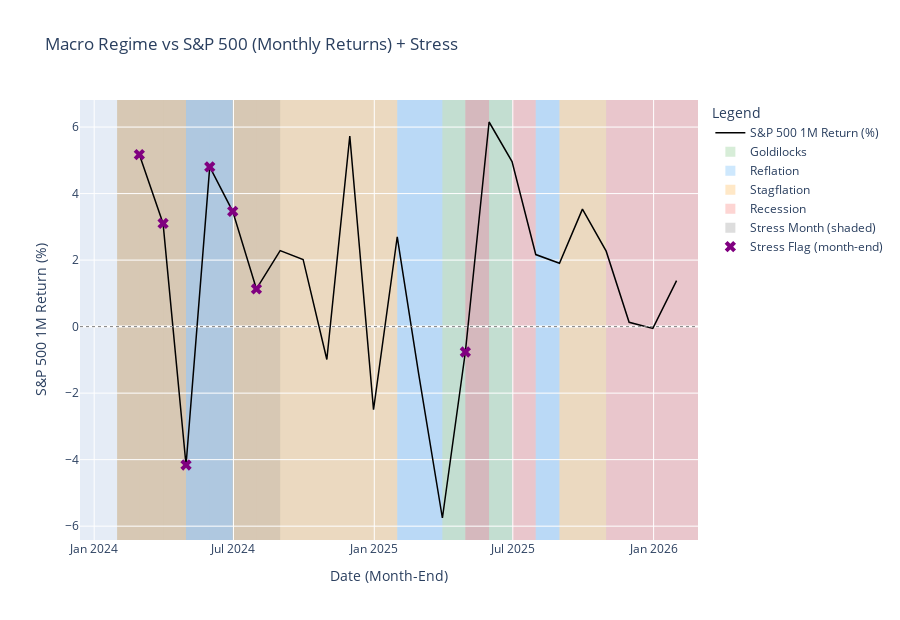

The notebook cell this image was saved under:
### Code cell
# Macro Regime vs SPX (Monthly Returns) + Stress shading (FULL CODE)

import pandas as pd
import numpy as np

import yfinance as yf
import plotly.graph_objects as go
from plotly.subplots import make_subplots


# ============================
# 0) INPUT CHECK
# ============================
# Assumes you already have a DataFrame named `df` that includes:
#   - date (YYYY-MM-DD or datetime)
#   - regime_id (1~4)
#   - stress_flag (bool or 'true'/'false' etc)
# Optional:
#   - regime_label
#   - stress_score
#
# Example: df = pd.read_csv("macro_regime.csv")

if "df" not in locals() or "date" not in df.columns:
    raise RuntimeError("먼저 df를 준비해주세요. df에는 최소 date, regime_id, stress_flag 컬럼이 필요합니다.")

required_cols = {"date", "regime_id", "stress_flag"}
missing = required_cols - set(df.columns)
if missing:
    raise RuntimeError(f"df에 필요한 컬럼이 없습니다: {sorted(list(missing))}")


# ============================
# 1) PREP REGIME DATA (MONTH-END ALIGN)
# ============================
viz_df = df.copy()
viz_df["date"] = pd.to_datetime(viz_df["date"])
viz_df = viz_df.sort_values("date")

# month-end timestamp index
viz_df["date_me"] = viz_df["date"].dt.to_period("M").dt.to_timestamp("M")
viz_df = viz_df.drop_duplicates(subset=["date_me"]).set_index("date_me").sort_index()

start_date_viz = viz_df.index.min()
end_date_viz = viz_df.index.max()

# robust boolean parsing (handles True/False, "true"/"false", 1/0, etc.)
stress_bool = viz_df["stress_flag"].astype(str).str.lower().isin(["true", "1", "t", "yes", "y"])


# ============================
# 2) FETCH SPX DAILY -> MONTH-END -> MONTHLY RETURNS
# ============================
print(f"Fetching SPX (^GSPC) daily from {start_date_viz.date()} to {end_date_viz.date()}...")
spx = yf.download("^GSPC", start=start_date_viz, end=end_date_viz + pd.Timedelta(days=1), progress=False)

if spx.empty:
    raise RuntimeError("yfinance에서 ^GSPC 데이터를 가져오지 못했습니다.")

# handle multiindex columns (yfinance changes)
if isinstance(spx.columns, pd.MultiIndex):
    spx_close_daily = spx["Close"].iloc[:, 0]
else:
    spx_close_daily = spx["Close"]

spx_close_me = spx_close_daily.resample("M").last()
spx_ret_1m = spx_close_me.pct_change()  # decimal
spx_ret_1m.name = "spx_ret_1m"

# align indexes
common_idx = viz_df.index.intersection(spx_ret_1m.index)
viz_df = viz_df.loc[common_idx]
stress_bool = stress_bool.loc[common_idx]
spx_close_me = spx_close_me.loc[common_idx]
spx_ret_1m = spx_ret_1m.loc[common_idx]

print(f"Aligned months: {len(common_idx)} | Stress months: {int(stress_bool.sum())}")


# ============================
# 3) PLOT SETTINGS
# ============================
has_stress_score = "stress_score" in viz_df.columns

fig = make_subplots(
    rows=2 if has_stress_score else 1,
    cols=1,
    shared_xaxes=True,
    vertical_spacing=0.06,
    row_heights=[0.70, 0.30] if has_stress_score else [1.0],
)

# regime colors
regime_colors = {
    1: "rgba(76, 175, 80, 0.22)",   # Goldilocks
    2: "rgba(33, 150, 243, 0.22)",  # Reflation
    3: "rgba(255, 152, 0, 0.22)",   # Stagflation
    4: "rgba(244, 67, 54, 0.22)",   # Recession
}
regime_labels = {
    1: "Goldilocks",
    2: "Reflation",
    3: "Stagflation",
    4: "Recession",
}

# optional toggles
SHOW_STRESS_MARKERS = True   # X marker on return line
SHOW_STRESS_SHADING = True   # gray shading on stress months


# ============================
# 4) MAIN TRACE: SPX MONTHLY RETURN
# ============================
fig.add_trace(
    go.Scatter(
        x=spx_ret_1m.index,
        y=spx_ret_1m * 100.0,
        name="S&P 500 1M Return (%)",
        line=dict(color="black", width=1.5),
    ),
    row=1, col=1
)
fig.add_hline(y=0, line_width=1, line_dash="dot", line_color="gray", row=1, col=1)


# ============================
# 5) LEGENDS (invisible markers for regime & stress shading)
# ============================
for r_id, color in regime_colors.items():
    fig.add_trace(
        go.Scatter(
            x=[None], y=[None],
            mode="markers",
            marker=dict(size=10, color=color, symbol="square"),
            name=regime_labels.get(r_id, f"Regime {r_id}"),
            showlegend=True
        ),
        row=1, col=1
    )

# stress shading legend entry (invisible)
fig.add_trace(
    go.Scatter(
        x=[None], y=[None],
        mode="markers",
        marker=dict(size=10, color="rgba(120,120,120,0.25)", symbol="square"),
        name="Stress Month (shaded)",
        showlegend=True
    ),
    row=1, col=1
)

# stress marker legend entry (invisible)
fig.add_trace(
    go.Scatter(
        x=[None], y=[None],
        mode="markers",
        marker=dict(size=10, color="purple", symbol="x"),
        name="Stress Flag (month-end)",
        showlegend=True
    ),
    row=1, col=1
)


# ============================
# 6) BACKGROUND: REGIME VRECTS (month-accurate)
# ============================
viz_df["_grp_regime"] = (viz_df["regime_id"] != viz_df["regime_id"].shift()).cumsum()

for _, g in viz_df.groupby("_grp_regime"):
    r_id = int(g["regime_id"].iloc[0])
    x0 = g.index.min()
    # cover until next month-end (exclusive 느낌)
    x1 = g.index.max() + pd.offsets.MonthEnd(1)

    # row 1
    fig.add_vrect(
        x0=x0, x1=x1,
        fillcolor=regime_colors.get(r_id, "rgba(0,0,0,0.05)"),
        layer="below",
        line_width=0,
        row=1, col=1
    )
    # row 2 (if stress_score panel exists)
    if has_stress_score:
        fig.add_vrect(
            x0=x0, x1=x1,
            fillcolor=regime_colors.get(r_id, "rgba(0,0,0,0.05)"),
            layer="below",
            line_width=0,
            row=2, col=1
        )


# ============================
# 7) STRESS SHADING (month-by-month gray overlay)
# ============================
if SHOW_STRESS_SHADING:
    stress_months = viz_df.index[stress_bool]
    for d in stress_months:
        x0 = d
        x1 = d + pd.offsets.MonthEnd(1)  # next month-end
        # overlay on top of regime shading but still below traces
        fig.add_vrect(
            x0=x0, x1=x1,
            fillcolor="rgba(120,120,120,0.18)",
            layer="below",
            line_width=0,
            row=1, col=1
        )
        if has_stress_score:
            fig.add_vrect(
                x0=x0, x1=x1,
                fillcolor="rgba(120,120,120,0.18)",
                layer="below",
                line_width=0,
                row=2, col=1
            )


# ============================
# 8) STRESS MARKERS (X on monthly return)
# ============================
if SHOW_STRESS_MARKERS:
    stress_points = viz_df.loc[stress_bool]
    if not stress_points.empty:
        stress_y = spx_ret_1m.loc[stress_points.index] * 100.0
        fig.add_trace(
            go.Scatter(
                x=stress_points.index,
                y=stress_y,
                mode="markers",
                marker=dict(size=10, color="purple", symbol="x"),
                name="Stress Flag (month-end)",
                showlegend=False  # legend already added as invisible entry
            ),
            row=1, col=1
        )


# ============================
# 9) OPTIONAL: STRESS SCORE PANEL
# ============================
if has_stress_score:
    fig.add_trace(
        go.Scatter(
            x=viz_df.index,
            y=viz_df["stress_score"],
            name="stress_score",
            line=dict(width=1.5),
        ),
        row=2, col=1
    )
    # threshold guide (adjust if your rule differs)
    fig.add_hline(y=1.0, line_width=1, line_dash="dot", line_color="gray", row=2, col=1)
    fig.update_yaxes(title_text="stress_score", row=2, col=1)


# ============================
# 10) LAYOUT
# ============================
fig.update_layout(
    title="Macro Regime vs S&P 500 (Monthly Returns) + Stress",
    height=780 if has_stress_score else 620,
    hovermode="x unified",
    legend_title="Legend",
)

fig.update_xaxes(title_text="Date (Month-End)")
fig.update_yaxes(title_text="S&P 500 1M Return (%)", row=1, col=1)

fig.show()

### Figure 1 — Plotly figure (JSON) as saved in the notebook; plotly's stock layout.template omitted (floating-point values rounded to 4 significant figures)
{"data": [{"line": {"color": "black", "width": 1.5}, "name": "S&P 500 1M Return (%)", "type": "scatter", "x": ["2024-01-31T00:00:00.000000000", "2024-02-29T00:00:00.000000000", "2024-03-31T00:00:00.000000000", "2024-04-30T00:00:00.000000000", "2024-05-31T00:00:00.000000000", "2024-06-30T00:00:00.000000000", "2024-07-31T00:00:00.000000000", "2024-08-31T00:00:00.000000000", "2024-09-30T00:00:00.000000000", "2024-10-31T00:00:00.000000000", "2024-11-30T00:00:00.000000000", "2024-12-31T00:00:00.000000000", "2025-01-31T00:00:00.000000000", "2025-02-28T00:00:00.000000000", "2025-03-31T00:00:00.000000000", "2025-04-30T00:00:00.000000000", "2025-05-31T00:00:00.000000000", "2025-06-30T00:00:00.000000000", "2025-07-31T00:00:00.000000000", "2025-08-31T00:00:00.000000000", "2025-09-30T00:00:00.000000000", "2025-10-31T00:00:00.000000000", "2025-11-30T00:00:00.000000000", "2025-12-31T00:00:00.000000000", "2026-01-31T00:00:00.000000000"], "xaxis": "x", "y": [NaN, 5.172, 3.102, -4.162, 4.802, 3.467, 1.132, 2.283, 2.02, -0.9897, 5.73, -2.499, 2.702, -1.424, -5.754, -0.7625, 6.152, 4.961, 2.167, 1.907, 3.532, 2.269, 0.13, -0.05241, 1.381], "yaxis": "y"}, {"marker": {"color": "rgba(76, 175, 80, 0.22)", "size": 10, "symbol": "square"}, "mode": "markers", "name": "Goldilocks", "showlegend": true, "type": "scatter", "x": [null], "xaxis": "x", "y": [null], "yaxis": "y"}, {"marker": {"color": "rgba(33, 150, 243, 0.22)", "size": 10, "symbol": "square"}, "mode": "markers", "name": "Reflation", "showlegend": true, "type": "scatter", "x": [null], "xaxis": "x", "y": [null], "yaxis": "y"}, {"marker": {"color": "rgba(255, 152, 0, 0.22)", "size": 10, "symbol": "square"}, "mode": "markers", "name": "Stagflation", "showlegend": true, "type": "scatter", "x": [null], "xaxis": "x", "y": [null], "yaxis": "y"}, {"marker": {"color": "rgba(244, 67, 54, 0.22)", "size": 10, "symbol": "square"}, "mode": "markers", "name": "Recession", "showlegend": true, "type": "scatter", "x": [null], "xaxis": "x", "y": [null], "yaxis": "y"}, {"marker": {"color": "rgba(120,120,120,0.25)", "size": 10, "symbol": "square"}, "mode": "markers", "name": "Stress Month (shaded)", "showlegend": true, "type": "scatter", "x": [null], "xaxis": "x", "y": [null], "yaxis": "y"}, {"marker": {"color": "purple", "size": 10, "symbol": "x"}, "mode": "markers", "name": "Stress Flag (month-end)", "showlegend": true, "type": "scatter", "x": [null], "xaxis": "x", "y": [null], "yaxis": "y"}, {"marker": {"color": "purple", "size": 10, "symbol": "x"}, "mode": "markers", "name": "Stress Flag (month-end)", "showlegend": false, "type": "scatter", "x": ["2024-01-31T00:00:00.000000000", "2024-02-29T00:00:00.000000000", "2024-03-31T00:00:00.000000000", "2024-04-30T00:00:00.000000000", "2024-05-31T00:00:00.000000000", "2024-06-30T00:00:00.000000000", "2024-07-31T00:00:00.000000000", "2025-04-30T00:00:00.000000000"], "xaxis": "x", "y": [NaN, 5.172, 3.102, -4.162, 4.802, 3.467, 1.132, -0.7625], "yaxis": "y"}], "layout": {"height": 620, "hovermode": "x unified", "legend": {"title": {"text": "Legend"}}, "shapes": [{"line": {"color": "gray", "dash": "dot", "width": 1}, "type": "line", "x0": 0, "x1": 1, "xref": "x domain", "y0": 0, "y1": 0, "yref": "y"}, {"fillcolor": "rgba(255, 152, 0, 0.22)", "layer": "below", "line": {"width": 0}, "type": "rect", "x0": "2024-01-31T00:00:00", "x1": "2024-04-30T00:00:00", "xref": "x", "y0": 0, "y1": 1, "yref": "y domain"}, {"fillcolor": "rgba(33, 150, 243, 0.22)", "layer": "below", "line": {"width": 0}, "type": "rect", "x0": "2024-04-30T00:00:00", "x1": "2024-06-30T00:00:00", "xref": "x", "y0": 0, "y1": 1, "yref": "y domain"}, {"fillcolor": "rgba(255, 152, 0, 0.22)", "layer": "below", "line": {"width": 0}, "type": "rect", "x0": "2024-06-30T00:00:00", "x1": "2025-01-31T00:00:00", "xref": "x", "y0": 0, "y1": 1, "yref": "y domain"}, {"fillcolor": "rgba(33, 150, 243, 0.22)", "layer": "below", "line": {"width": 0}, "type": "rect", "x0": "2025-01-31T00:00:00", "x1": "2025-03-31T00:00:00", "xref": "x", "y0": 0, "y1": 1, "yref": "y domain"}, {"fillcolor": "rgba(76, 175, 80, 0.22)", "layer": "below", "line": {"width": 0}, "type": "rect", "x0": "2025-03-31T00:00:00", "x1": "2025-04-30T00:00:00", "xref": "x", "y0": 0, "y1": 1, "yref": "y domain"}, {"fillcolor": "rgba(244, 67, 54, 0.22)", "layer": "below", "line": {"width": 0}, "type": "rect", "x0": "2025-04-30T00:00:00", "x1": "2025-05-31T00:00:00", "xref": "x", "y0": 0, "y1": 1, "yref": "y domain"}, {"fillcolor": "rgba(76, 175, 80, 0.22)", "layer": "below", "line": {"width": 0}, "type": "rect", "x0": "2025-05-31T00:00:00", "x1": "2025-06-30T00:00:00", "xref": "x", "y0": 0, "y1": 1, "yref": "y domain"}, {"fillcolor": "rgba(244, 67, 54, 0.22)", "layer": "below", "line": {"width": 0}, "type": "rect", "x0": "2025-06-30T00:00:00", "x1": "2025-07-31T00:00:00", "xref": "x", "y0": 0, "y1": 1, "yref": "y domain"}, {"fillcolor": "rgba(33, 150, 243, 0.22)", "layer": "below", "line": {"width": 0}, "type": "rect", "x0": "2025-07-31T00:00:00", "x1": "2025-08-31T00:00:00", "xref": "x", "y0": 0, "y1": 1, "yref": "y domain"}, {"fillcolor": "rgba(255, 152, 0, 0.22)", "layer": "below", "line": {"width": 0}, "type": "rect", "x0": "2025-08-31T00:00:00", "x1": "2025-10-31T00:00:00", "xref": "x", "y0": 0, "y1": 1, "yref": "y domain"}, {"fillcolor": "rgba(244, 67, 54, 0.22)", "layer": "below", "line": {"width": 0}, "type": "rect", "x0": "2025-10-31T00:00:00", "x1": "2026-02-28T00:00:00", "xref": "x", "y0": 0, "y1": 1, "yref": "y domain"}, {"fillcolor": "rgba(120,120,120,0.18)", "layer": "below", "line": {"width": 0}, "type": "rect", "x0": "2024-01-31T00:00:00", "x1": "2024-02-29T00:00:00", "xref": "x", "y0": 0, "y1": 1, "yref": "y domain"}, {"fillcolor": "rgba(120,120,120,0.18)", "layer": "below", "line": {"width": 0}, "type": "rect", "x0": "2024-02-29T00:00:00", "x1": "2024-03-31T00:00:00", "xref": "x", "y0": 0, "y1": 1, "yref": "y domain"}, {"fillcolor": "rgba(120,120,120,0.18)", "layer": "below", "line": {"width": 0}, "type": "rect", "x0": "2024-03-31T00:00:00", "x1": "2024-04-30T00:00:00", "xref": "x", "y0": 0, "y1": 1, "yref": "y domain"}, {"fillcolor": "rgba(120,120,120,0.18)", "layer": "below", "line": {"width": 0}, "type": "rect", "x0": "2024-04-30T00:00:00", "x1": "2024-05-31T00:00:00", "xref": "x", "y0": 0, "y1": 1, "yref": "y domain"}, {"fillcolor": "rgba(120,120,120,0.18)", "layer": "below", "line": {"width": 0}, "type": "rect", "x0": "2024-05-31T00:00:00", "x1": "2024-06-30T00:00:00", "xref": "x", "y0": 0, "y1": 1, "yref": "y domain"}, {"fillcolor": "rgba(120,120,120,0.18)", "layer": "below", "line": {"width": 0}, "type": "rect", "x0": "2024-06-30T00:00:00", "x1": "2024-07-31T00:00:00", "xref": "x", "y0": 0, "y1": 1, "yref": "y domain"}, {"fillcolor": "rgba(120,120,120,0.18)", "layer": "below", "line": {"width": 0}, "type": "rect", "x0": "2024-07-31T00:00:00", "x1": "2024-08-31T00:00:00", "xref": "x", "y0": 0, "y1": 1, "yref": "y domain"}, {"fillcolor": "rgba(120,120,120,0.18)", "layer": "below", "line": {"width": 0}, "type": "rect", "x0": "2025-04-30T00:00:00", "x1": "2025-05-31T00:00:00", "xref": "x", "y0": 0, "y1": 1, "yref": "y domain"}], "title": {"text": "Macro Regime vs S&P 500 (Monthly Returns) + Stress"}, "xaxis": {"anchor": "y", "domain": [0, 1], "title": {"text": "Date (Month-End)"}}, "yaxis": {"anchor": "x", "domain": [0, 1], "title": {"text": "S&P 500 1M Return (%)"}}}}
